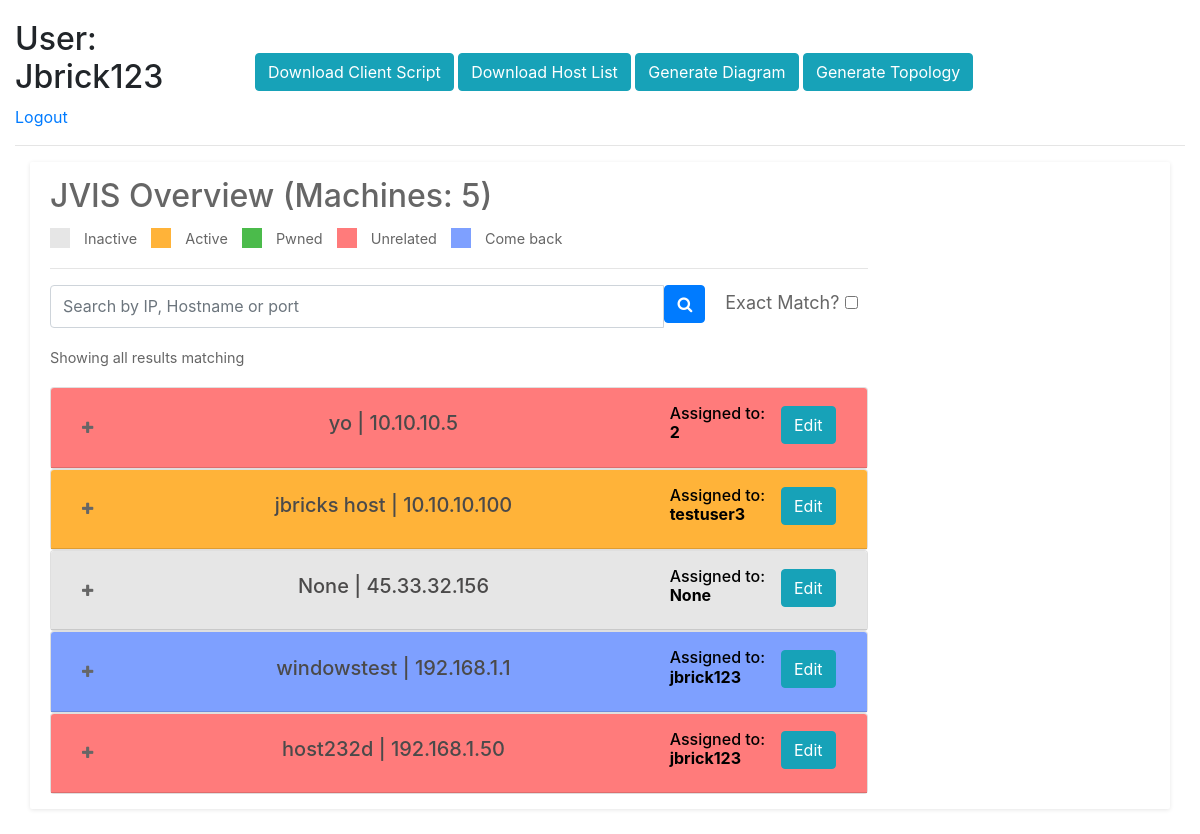
Before: / (signed in) with the older database file.
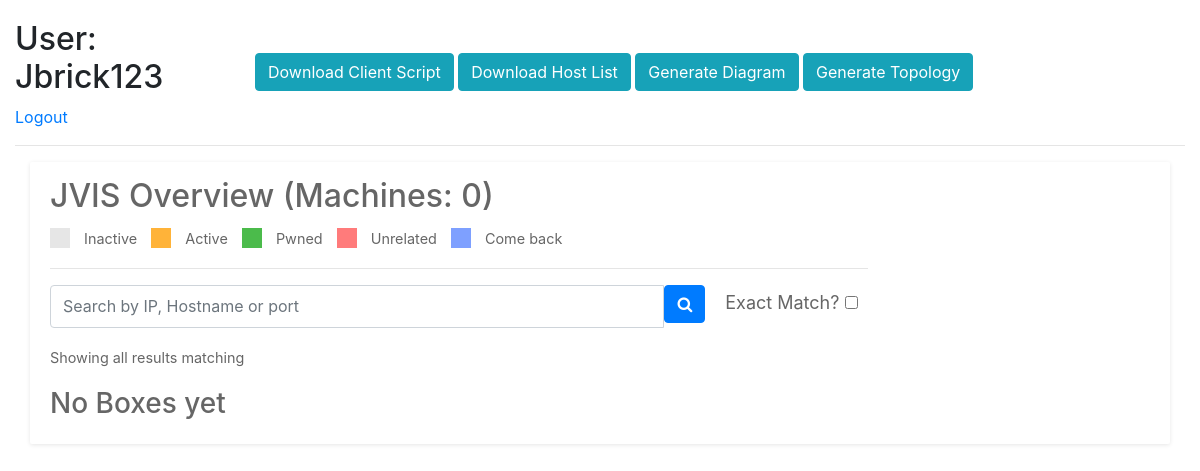
After: the same page with the newer database file.
### base/models.py (models this page shows, shortened)
class Box(models.Model):
    __original_ip = None
    __original_hostname = None
    __original_state = None
    user = models.ForeignKey(User, on_delete=models.CASCADE, null=True, blank=True)
    ip = models.GenericIPAddressField(null=False,blank=False)
    hostname = models.CharField(max_length=200, null=True, blank=True)
    state = models.CharField(max_length=200, null=True, blank=True)
    comments = models.TextField(null=True, blank=True)
    active = models.BooleanField(default=False)
    pwned = models.BooleanField(default=False)
    unrelated = models.BooleanField(default=False)
    comeback = models.BooleanField("Come back to this box", default=False)
    os = models.CharField(max_length=200, null=True, blank=True)
    new = models.BooleanField(default=True)
    updated = models.BooleanField(default=False)
    cidr = models.CharField(max_length=200, default="/24",null=True, blank=True)
    orderedip = models.BigIntegerField(null=True, blank=True, default=0)
    def __init__(self, *args, **kwargs):
        super().__init__(*args, **kwargs)
        self.__original_ip = self.ip
        self.__original_hostname = self.hostname
        self.__original_state = self.state
    class Meta:
        ordering = ['orderedip']

### base/views.py (the view, shortened to what this page needs)
# urls.py: path('', Boxes.as_view(), name="boxes"),
class Boxes(LoginRequiredMixin, ListView):
    model = Box
    context_object_name = 'boxes'
    def get_context_data(self, **kwargs):
        context = super().get_context_data(**kwargs)
        context['chk'] = ""
        search_input = self.request.GET.get('search') or ''
        context['count'] = context['boxes'].count()
        return context

### base/templates/base/box_list.html (shortened to what this page needs)
{% extends 'base/main.html' %}
{% block content %}
{%load static%}
<div class="header row">
    <div class="col-md-3">
        <h2>User: {{request.user|title}}</h2>
    {% if request.user.is_authenticated %}
    <a href="{% url 'logout' %}">Logout</a>
    {% else %}
    <a href="{% url 'login' %}">Login</a>
    {% endif %}
    </div>
    <div class="col" style="float:right;margin:auto;">
        <a href ="{% static 'client.py' %}" download="client.py"><input class="btn btn-info" type="submit" value="Download Client Script"></a>
        <form method="post" style="margin:0;padding:0;display:inline">
        <input class="btn btn-info" name="run_hostlist" type="submit" value="Download Host List">
        <form method="post" style="margin:0;padding:0;display:inline">
        <input class="btn btn-info" name="run_diagram" type="submit" value="Generate Diagram">
        </form>
        <form method="post" style="margin:0;padding:0;display:inline">
        <input class="btn btn-info" name="run_topology" type="submit" value="Generate Topology">
        </form>
    </div>
</div>
<hr>
<div class="container">
<div class="row">
  <div class="col-md-12">
    <div class="grid search">
      <div class="grid-body">
        <div class="row">
          <div class="col-md-9">
            <h2 id="counter"><a style="text-decoration:none;color:#666666;" href="{% url 'boxes' %}">JVIS Overview (Machines: {{count}})</a></h2>
            <dl>
                <dt class="dtinactive"></dt>
                <dd>Inactive</dd>
                <dt class="dtactive"></dt>
                <dd>Active</dd>
                <dt class="dtpwned"></dt>
                <dd>Pwned</dd>
                <dt class="dtunrelated"></dt>
                <dd>Unrelated</dd>
                <dt class="dtcome"></dt>
                <dd>Come back</dd>
            </dl>
            <hr>
            <div class="input-group">
                <form method="GET" class="input-group mb-3">
                    <input type="text" class="form-control" value="{{search_input}}" method="GET" name="search" placeholder="Search by IP, Hostname or port">
                    <span class="input-group-btn">
                        <button class="btn btn-primary" type="submit"><i class="fa fa-search"></i></button>
                    </span>
                    <div style="margin:auto;padding-left:20px;padding-right:10px;font-size:18px;">
                        <label for="exactmatch">Exact Match?</label>
                        <input type="checkbox" id="exactmatch" name="exactmatch" value="exactmatch" {{chk}}>
                    </div>
                </form>
            </div>
            <p>Showing all results matching {{search_input}}</p>
            <div id="accordion">
                {% for box in boxes%}
                <div class="card">
                    <div class="card-header row p-3" id="heading{{box.id}}" style="margin:0;padding:0;cursor: pointer;" data-toggle="collapse" data-target="#collapse{{box.id}}" aria-expanded="false" aria-controls="collapse{{box.id}}" aria-label="Close">
                        <div class="col-md-1" style="margin:auto;">
                                <i class="fa fa-plus"></i>
                        </div>
                        <div class="col" style="margin:auto;">
                            <h5 style="text-shadow:none;text-align:center;color:#4b4a4a;">{{box.hostname}} | {{box.ip}}</h5>
                        </div>
                        <div class="col-md-2" style="margin:auto;">
                            <h6 class="float-right" style="color:black;">Assigned to: <b id="assignee" style="font-size:14; ">{{box.user}}</b></h6>
                        </div>
                        <div class="col-md-1" style="margin:auto;">
                            <a class="abut float-right" href="{% url 'box-update' box.id %}"><button type="button" class="btn btn-info" onClick="event.stopPropagation();">Edit</button></a>
                        </div>
                    </div>
                </div>
                {% empty %}
                <h3>No Boxes yet</h3>
                {% endfor %}
            </div>
          </div>
        </div>
      </div>
    </div>
  </div>
</div>
</div>
{%endblock content%}

### base/templates/base/main.html (shortened to what this page needs)
{%load static%}
<!DOCTYPE html>
<html>
    <head>
        <link rel="stylesheet" type="text/css" href="{% static 'css/main.css' %}">
        <link href="https://maxcdn.bootstrapcdn.com/font-awesome/4.3.0/css/font-awesome.min.css" rel="stylesheet">
        <link rel="stylesheet" href="https://maxcdn.bootstrapcdn.com/bootstrap/4.0.0/css/bootstrap.min.css">
    </head>
    <body>
        <div class="container">
            {% block content %}
            {% endblock content %}
        </div>
    </body>
</html>

### static/css/main.css (style rules this page uses)
body { margin-top:20px !important; background:#eee; }
.btn { margin-bottom: 5px; }
.container { max-width:2000px !important; }
.grid { position: relative; width: 100%; background: #fff; color: #666666; border-radius: 2px; margin-bottom: 25px; box-shadow: 0px 1px 4px rgba(0, 0, 0, 0.1); }
.grid .grid-body { padding: 15px 20px 15px 20px; font-size: 0.9em; line-height: 1.9em; }
.col-md-3 { max-width:20% !important; }

### base/templates/base/box_list.html (style rules this page uses)
dl dt { display: inline-block; width: 20px; height: 20px; vertical-align: middle; }
dl dd { display: inline-block; margin: 0px 10px; padding-bottom: 0; vertical-align: middle; }
dl dt.dtactive { background: #ffb339; }
dl dt.dtpwned { background: #4bbb4b; }
dl dt.dtunrelated { background: #ff7b7b ; }
dl dt.dtcome { background: #7ea0ff; }
dl dt.dtinactive { background: rgb(230, 230, 230); }

Changed rows visible on the page:
removed Box: hostname "yo", ip "10.10.10.5", user "2"
removed Box: hostname "jbricks host", ip "10.10.10.100", user "testuser3"
removed Box: hostname "None", ip "45.33.32.156", user "None"
removed Box: hostname "windowstest", ip "192.168.1.1", user "jbrick123"
removed Box: hostname "host232d", ip "192.168.1.50", user "jbrick123"
Other visible differences:
{{ count }}: "5" → "0"
text now shown: "No Boxes yet"
